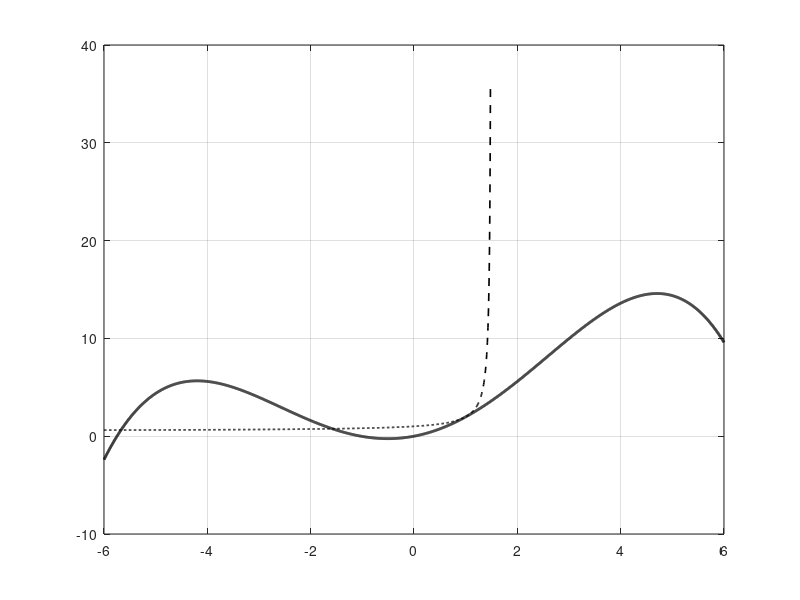

The MATLAB source for this figure: (Note: this script raises an error after producing the figure.)
% =========================================================================
% Ph\u01b0\u01a1ng ph\u00e1p MMA
% =========================================================================

clc; clear; close all;

% 1. \u0110\u1ecaNH NGH\u0128A H\u00c0M S\u1ed0 V\u00c0 \u0110\u1ea0O H\u00c0M
g = @(x) x + x.^2 - (1/40).*x.^4;
dg = @(x) 1 + 2.*x - (1/10).*x.^3;

% \u0110i\u1ec3m kh\u1ea3o s\u00e1t x0 = 1
x0 = 1;
g0 = g(x0);      % g(1) = 1.975
dg0 = dg(x0);    % g'(1) = 2.9

% Mi\u1ec1n gi\u00e1 tr\u1ecb x \u0111\u1ec3 v\u1ebd
x = linspace(-6, 6, 2000); % T\u0103ng \u0111i\u1ec3m \u1ea3nh \u0111\u1ec3 v\u1ebd m\u01b0\u1ee3t h\u01a1n
y_true = g(x);

% 2. C\u00c1C GI\u00c1 TR\u1eca TI\u1ec6M C\u1eacN TR\u00caN (U)
U_values = [1.5, 4, 20, 10000];
line_styles = {'--', ':', '-.', '-'};
line_colors = {'k', 'k', 'k', 'k'};

% 3. V\u1ebc \u0110\u1ed2 TH\u1eca
figure('Color', 'w', 'Position', [100, 100, 800, 600]);
hold on; grid on; box on;

% V\u1ebd h\u00e0m g\u1ed1c g(x)
plot(x, y_true, 'k-', 'LineWidth', 2, 'DisplayName', 'H\u00e0m g\u1ed1c g(x)');

% V\u00f2ng l\u1eb7p t\u00ednh v\u00e0 v\u1ebd MMA
for i = 1:length(U_values)
    U = U_values(i);

    % T\u00ednh to\u00e1n h\u1ec7 s\u1ed1 (\u0111\u1ea1o h\u00e0m d\u01b0\u01a1ng -> d\u00f9ng U)
    p = (U - x0)^2 * dg0;
    r = g0 - p / (U - x0);
    g_mma = r + p ./ (U - x);

    % --- X\u1eec L\u00dd RI\u00caNG THEO Y\u00caU C\u1ea6U ---
    % V\u1edbi U = 1.5
    if U == 1.5
        g_mma(x >= 1.5) = NaN;
    end

    % V\u1edbi U = 4
        if U == 4
         g_mma(abs(x - U) < 0.05) = NaN; % Ch\u1ec9 ng\u1eaft t\u1ea1i \u0111i\u1ec3m gi\u00e1n \u0111o\u1ea1n
    end

    % Gi\u1edbi h\u1ea1n hi\u1ec3n th\u1ecb tr\u1ee5c y \u0111\u1ec3 h\u00ecnh kh\u00f4ng b\u1ecb bi\u1ebfn d\u1ea1ng
    g_mma(g_mma > 50 | g_mma < -50) = NaN;

    % Thi\u1ebft l\u1eadp Label
    if U == 10000
        legend_label = sprintf('X\u1ea5p x\u1ec9 MMA v\u1edbi U^0=10^4');
    else
        legend_label = sprintf('X\u1ea5p x\u1ec9 MMA v\u1edbi U^0=%.1f', U);
    end

    % V\u1ebd \u0111\u01b0\u1eddng cong
    plot(x, g_mma, line_styles{i}, 'Color', line_colors{i}, ...
         'LineWidth', 1.2, 'DisplayName', legend_label);

    % V\u1ebd \u0111\u01b0\u1eddng ti\u1ec7m c\u1eadn \u0111\u1ee9ng minh h\u1ecda cho U=1.5 v\u00e0 U=4
    if U <= 4
         xline(U, 'k:', 'LineWidth', 0.5, 'HandleVisibility', 'off');
    end
end

% 4. TRANG TR\u00cd
xlim([-6 6]);
ylim([-10 40]);
xlabel('x');
ylabel('g(x)');

% \u0110\u00e1nh d\u1ea5u \u0111i\u1ec3m x0
plot(x0, g0, 'ko', 'MarkerFaceColor', 'k', 'MarkerSize', 16, 'HandleVisibility', 'off');
text(x0, g0-3, 'x^0=1', 'HorizontalAlignment', 'center');

legend('Location', 'northwest');
hold off;
